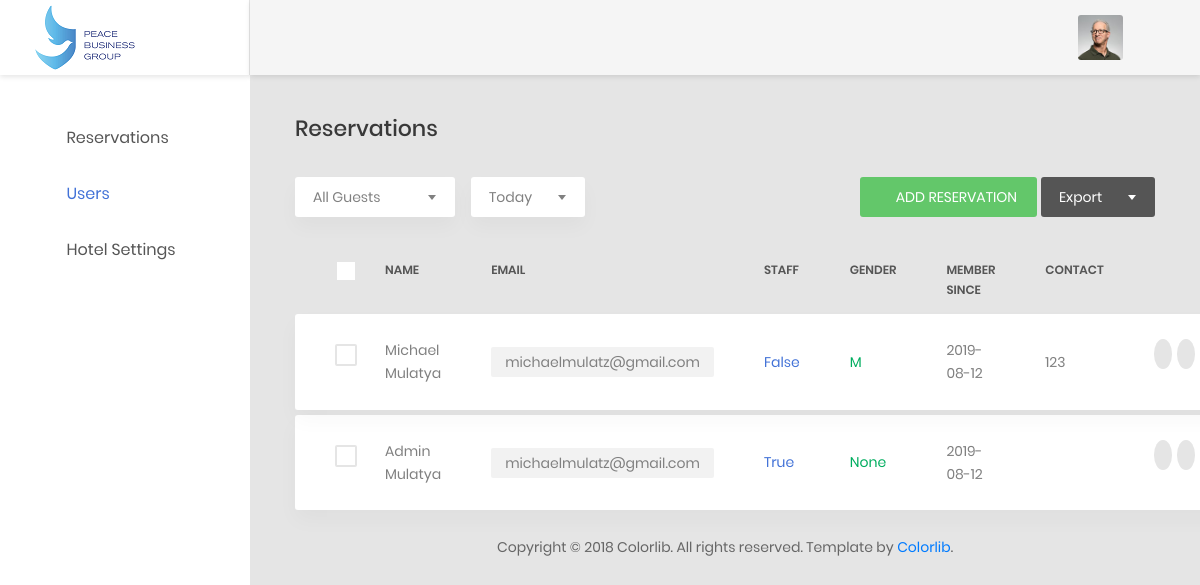
Page /reservations/admin-site/users/ on the committed database.
### reservations/models.py (models this page shows, shortened)
class Pbguser(models.Model):
	user = models.OneToOneField(
		User,
		default=None,
		null=True,
		on_delete=models.CASCADE)
	gender_choices = [('M','Male'),('F','Female')]
	gender = models.CharField(
		choices=gender_choices,
		max_length=1,
		default=None,
		null=True
		)
	phone_number = models.CharField(max_length=50)

### reservations/views.py (the view)
# urls.py: path('admin-site/users/',views.userslist,name='users'),
def userslist(request):
	users = Pbguser.objects.all()
	return render(request,'reservations/admin/users.html',{'users':users})

### reservations/templates/reservations/admin/users.html (shortened to what this page needs)
{% load static %}
<!DOCTYPE html>
<html lang="en">
<head>
    <link href="{% static 'reservations/css/font-face.css' %}" rel="stylesheet" media="all">
    <link href="{% static 'reservations/vendor/font-awesome-4.7/css/font-awesome.min.css' %}" rel="stylesheet" media="all">
    <link href="{% static 'reservations/vendor/font-awesome-5/css/fontawesome-all.min.css' %}" rel="stylesheet" media="all">
    <link href="{% static 'reservations/vendor/mdi-font/css/material-design-iconic-font.min.css' %}" rel="stylesheet" media="all">
    <link href="{% static 'reservations/vendor/bootstrap/bootstrap.min.css' %}" rel="stylesheet" media="all">
    <link href="{% static 'reservations/vendor/animsition/animsition.min.css' %}" rel="stylesheet" media="all">
    <link href="{% static 'reservations/vendor/bootstrap-progressbar/bootstrap-progressbar-3.3.4.min.css' %}" rel="stylesheet" media="all">
    <link href="{% static 'reservations/vendor/wow/animate.css' %}" rel="stylesheet" media="all">
    <link href="{% static 'reservations/vendor/css-hamburgers/hamburgers.min.css' %}" rel="stylesheet" media="all">
    <link href="{% static 'reservations/vendor/slick/slick.css' %}" rel="stylesheet" media="all">
    <link href="{% static 'reservations/vendor/select2/select2.min.css' %}" rel="stylesheet" media="all">
    <link href="{% static 'reservations/vendor/perfect-scrollbar/perfect-scrollbar.css' %}" rel="stylesheet" media="all">
    <link href="{% static 'reservations/css/theme.css' %}" rel="stylesheet" media="all">
    <link href="{% static 'reservations/css/updates.css' %}" rel="stylesheet" media="all">
</head>
<body class="animsition">
    <div class="page-wrapper">
        <aside class="menu-sidebar d-none d-lg-block">
            <div class="logo">
                <a href="#">
                    <img src="{% static 'reservations/images/pbglogo.mini.png' %}" alt="Cool Admin" />
                </a>
            </div>
            <div class="menu-sidebar__content js-scrollbar1">
                <nav class="navbar-sidebar">
                    <ul class="list-unstyled navbar__list">
                        <li class="has-sub">
                            <a class="js-arrow" href="#">
                                <i class="fas fa-tachometer-alt"></i>Reservations</a>
                        </li>
                        <li class="active">
                            <a href="{% url 'reservations:users' %}">
                                <i class="fas fa-chart-bar"></i>Users</a>
                        </li>
                        <li>
                            <a href="chart.html">
                                <i class="fas fa-chart-bar"></i>Hotel Settings</a>
                        </li>
                    </ul>
                </nav>
            </div>
        </aside>
        <div class="page-container">
            <header class="header-desktop">
                <div class="section__content section__content--p30">
                    <div class="container-fluid">
                        <div class="header-wrap">
                            <div class="header-button">
                                <div class="account-wrap">
                                    <div class="account-item clearfix js-item-menu">
                                        <div class="image">
                                            <img src="{% static 'reservations/images/icon/avatar-01.jpg' %}" alt="John Doe" />
                                        </div>
                                        <div class="content">
                                            <a class="js-acc-btn" href="#">{{ user.get_full_name }}</a>
                                        </div>
                                    </div>
                                </div>
                            </div>
                        </div>
                    </div>
                </div>
            </header>
            <div class="main-content">
                <div class="section__content section__content--p30">
                    <div class="container-fluid">
                        <div class="row">
                            <div class="col-md-12">
                                <h3 class="title-5 m-b-35">reservations</h3>
                                <div class="table-data__tool">
                                    <div class="table-data__tool-left">
                                        <div class="rs-select2--light rs-select2--md">
                                        </div>
                                        <div class="rs-select2--light rs-select2--sm">
                                        </div>
                                    </div>
                                    <div class="table-data__tool-right">
                                        <a href="{% url 'reservations:index' %}" class="au-btn au-btn-icon au-btn--green au-btn--small">
                                            <i class="zmdi zmdi-plus"></i>add reservation</a>
                                        <div class="rs-select2--dark rs-select2--sm rs-select2--dark2">
                                        </div>
                                    </div>
                                </div>
                                <div class="table-responsive table-responsive-data2">
                                    <table class="table table-data2">
                                        <thead>
                                            <tr>
                                                <th>
                                                    <label class="au-checkbox">
                                                        <span class="au-checkmark"></span>
                                                    </label>
                                                </th>
                                                <th>name</th>
                                                <th>email</th>
                                                <th>staff</th>
                                                <th>gender</th>
                                                <th>member since</th>
                                                <th>contact</th>
                                                <th></th>
                                            </tr>
                                        </thead>
                                        <tbody>
                                            {% for user in users %}
                                                <tr class="tr-shadow">
                                                    <td>
                                                        <label class="au-checkbox">
                                                            <span class="au-checkmark"></span>
                                                        </label>
                                                    </td>
                                                    <td>{{ user.user.get_full_name }}</td>
                                                    <td>
                                                        <span class="block-email">{{ user.user.email }}</span>
                                                    </td>
                                                    <td class="desc">{{ user.user.is_staff }}</td>
                                                    <td>
                                                        <span class="status--process">{{ user.gender }}</span>
                                                    </td>
                                                    <td>
                                                        {{ user.user.date_joined|date:"Y-m-d" }}
                                                    </td>
                                                    <td>{{ user.phone_number }}</td>
                                                    <td>
                                                        <div class="table-data-feature">
                                                            <button class="item" data-toggle="tooltip" data-placement="top" title="Send">
                                                                <i class="zmdi zmdi-mail-send"></i>
                                                            </button>
                                                            <button class="item" data-toggle="tooltip" data-placement="top" title="Edit">
                                                                <i class="zmdi zmdi-edit"></i>
                                                            </button>
                                                        </div>
                                                    </td>
                                                </tr>
                                                <tr class="spacer"></tr>
                                            {% endfor %}
                                            </tbody>
                                    </table>
                                </div>
                            </div>
                        </div>
                        <div class="row">
                            <div class="col-md-12">
                                <div class="copyright">
                                    <p>Copyright © 2018 Colorlib. All rights reserved. Template by <a href="https://colorlib.com">Colorlib</a>.</p>
                                </div>
                            </div>
                        </div>
                    </div>
                </div>
            </div>
        </div>
    </div>
</body>
</html>

### reservations/static/reservations/css/updates.css (style rules this page uses)
.header-button { position: absolute; right: 5%; }
.menu-sidebar { width: 250px; }
.menu-sidebar .logo { background: #ffffff; }
.page-container { padding-left: 250px; }
.header-desktop { left: 250px; }

### rows in the picture
Pbguser: user.get_full_name "Michael Mulatya", user.email "michaelmulatz@gmail.com", user.is_staff "False", gender "M", user.date_joined "2019-08-12", phone_number "123"
Pbguser: user.get_full_name "Admin Mulatya", user.email "michaelmulatz@gmail.com", user.is_staff "True", gender "None", user.date_joined "2019-08-12"
